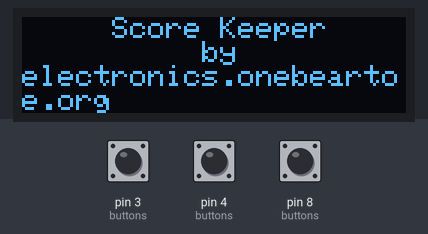
This sketch was run on a simulated Teensy 4. Parts: 128×32 one-colour display. Inputs (shaded band) come from the test bench; at power-on: pin 3 (buttons) HIGH, pin 4 (buttons) HIGH, pin 8 (buttons) HIGH. The display library's start-up logo is not drawn; what the sketch prints to the serial monitor is not drawn.

Above: at 2.2 s.
2.3 s: pin 3 (buttons) pulled LOW for 0.15 s
3.9 s: pin 4 (buttons) pulled LOW for 0.15 s
5.5 s: pin 3 (buttons) pulsed LOW 2 times (0.12 s each, 0.3 s apart)
Timing chart, 0 to 8.5 s (numbered marks = the images above; inputs shaded):
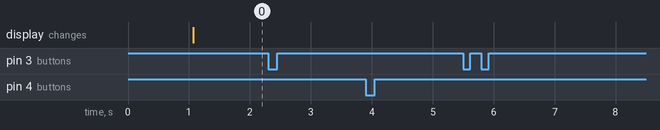

Measured:
- after the input at 2.3 s, every drawn part: stays the same
- after the input at 3.9 s, every drawn part: stays the same
- after the input at 5.5 s, every drawn part: stays the same

The sketch:

huzza_feather_oled_wing_score_keeper_badge.ino
```cpp
/**
 *
 * This code demonstrates how to debounce the 3 buttons on the Adafruit OLED
 * Feather Wing.  See the 'if (justreleased[i])' conditional in the loop() function
 * to see how/where to execute code when one of the buttons is released after being pressed.
 *
 * source code originally from
 *
 *    https://learn.adafruit.com/adafruit-oled-featherwing?view=all
 *
 * This project works with esp8266 Community version 2.2.0 (or better) library for Arduino 1.6.13
 *
 * uses the following products
 *
 *    FeatherWing OLED - 128x32
 *
 *          https://www.adafruit.com/products/2900
 *
 *    Feather 32u4 Bluefruit LE
 *
 *          https://www.adafruit.com/products/2829
 */

#include <SPI.h>
#include <Wire.h>
#include <Adafruit_GFX.h>
#include <Adafruit_SSD1306.h>

Adafruit_SSD1306 oled = Adafruit_SSD1306();

#if defined(ESP8266)
  #define BUTTON_A 0
  #define BUTTON_B 16
  #define BUTTON_C 2
  #define LED      0
#elif defined(ARDUINO_STM32F2_FEATHER)
  #define BUTTON_A PA15
  #define BUTTON_B PC7
  #define BUTTON_C PC5
  #define LED PB5
#elif defined(TEENSYDUINO)
  #define BUTTON_A 4
  #define BUTTON_B 3
  #define BUTTON_C 8
  #define LED 13
#else
  #define BUTTON_A 9
  #define BUTTON_B 6
  #define BUTTON_C 5
  #define LED      13
#endif

#if (SSD1306_LCDHEIGHT != 32)
// TODO: Uncomment this next line for production.
//       It is only commented because Netbeans takes it for an unrecognized command
//       and syntax highlighting is broken after this line.
// #error("Height incorrect, please fix Adafruit_SSD1306.h!");
#endif

// here is where we define the buttons that we'll use. button "1" is the first, button "6" is the 6th, etc
byte buttons[] = {BUTTON_A, BUTTON_B, BUTTON_C};
// This handy macro lets us determine how big the array up above is, by checking the size
#define NUMBUTTONS sizeof(buttons)
// we will track if a button is just pressed, just released, or 'currently pressed'
byte pressed[NUMBUTTONS], justpressed[NUMBUTTONS], justreleased[NUMBUTTONS];

const int P1_STATE = 1;
const int P2_STATE = 2;

int state = P1_STATE;

// TODO: DELETE THESE ONCE NETWORKING IS IMPLEMENTED
int p1Score = 0;
int p2Score = 0;

char  displayText [4][50];

#define DEBOUNCE     10 // button debouncer, how many ms to debounce, 5+ ms is usually plenty

//int HUE;

void aButtonPressed()
{
    if(state == P1_STATE)
    {
        p1Score++;
    }
    else if(state == P2_STATE)
    {
        p2Score++;
    }
    else
    {
        Serial.println("ERROR: an unknown state was found: " + state);
    }

    oled.display();
}

/**
 * This function is called when ever the 'mode' button is pressed.
 */
void bButtonPressed()
{
    char * stateLabel;
    if(state == P1_STATE)
    {
        state = P2_STATE;
        stateLabel = "Player1";
    }
    else if(state == P2_STATE)
    {
        state = P1_STATE;
        stateLabel = "Player2";
    }

    Serial.printf("state changed to %s", stateLabel);
}

void cButtonPressed()
{
    if(state == P1_STATE)
    {
        p1Score--;
    }
    else if(state == P2_STATE)
    {
        p2Score--;
    }

    // TODO: Implement the rest
}

void check_switches()
{
    static byte previousstate[NUMBUTTONS];
    static byte currentstate[NUMBUTTONS];
    static long lasttime;
    byte index;

    if (millis() < lasttime)
    {
        // we wrapped around, lets just try again
       lasttime = millis();
    }

    if ((lasttime + DEBOUNCE) > millis())
    {
      // not enough time has passed to debounce
      return;
    }

    // ok we have waited DEBOUNCE milliseconds, lets reset the timer
    lasttime = millis();

    for (index = 0; index<NUMBUTTONS; index++)
    {
        // when we start, we clear out the "just" indicators
        justreleased[index] = 0;

        currentstate[index] = digitalRead(buttons[index]);   // read the button

        if (currentstate[index] == previousstate[index])
        {
          if ((pressed[index] == LOW) && (currentstate[index] == LOW))
          {
              // just pressed
              justpressed[index] = 1;
          }
          else if ((pressed[index] == HIGH) && (currentstate[index] == HIGH))
          {
              // just released
              justreleased[index] = 1;
          }
          pressed[index] = !currentstate[index];  // remember, digital HIGH means NOT pressed
        }
        //Serial.println(pressed[index], DEC);
        previousstate[index] = currentstate[index];   // keep a running tally of the buttons
    }
}

void displayScore()
{
    oled.clearDisplay();
    oled.setCursor(0,0);
    oled.print("P1: ");
    oled.print(p1Score);
    oled.print(" - P2:");
    oled.print(p2Score);
    oled.display();
}

void loop()
{
    // when we check the switches we'll get the current state
    check_switches();

    for (byte i = 0; i<NUMBUTTONS; i++)
    {
        if (pressed[i])
        {
            // is the button pressed down at this moment
            Serial.printf("button %d is pressed.\n", i);
        }

        // this is the code block to use for detecting button presses (when the
        // button is actually releaed).
        if (justreleased[i])
        {
            if (i == 0)
            {
              Serial.printf("button %d is released.\n", i);

              aButtonPressed();
            }
            else if (i == 1)
            {
                Serial.printf("button B is released.\n", i);

                bButtonPressed();
            }
            else if (i == 2)
            {
                Serial.printf("button %d is released.\n", i);

                cButtonPressed();
            }

            for (byte i=0; i<NUMBUTTONS; i++)
            {
                // remember, check_switches() will necessitate clearing the 'just pressed' flag
                justpressed[i] = 0;
            }
        }
    }

    delay(10);
    yield();
    oled.display();
}

void setup()
{
    Serial.begin(9600);

    Serial.println("OLED FeatherWing test");
    // by default, we'll generate the high voltage from the 3.3v line internally! (neat!)
    oled.begin(SSD1306_SWITCHCAPVCC, 0x3C);  // initialize with the I2C addr 0x3C (for the 128x32)
    // init done
    Serial.println("OLED begun");

    // Show image buffer on the OLED display hardware.
    // Since the buffer is intialized with an Adafruit splashscreen
    // internally, this will display the splashscreen.
    oled.display();
    delay(1000);

    // Clear the buffer.
    oled.clearDisplay();
    oled.display();

    Serial.println("Score Keeper Badge");

    // set the button pins as inputs and enable their pull-up resistors
    for (int i=0; i<NUMBUTTONS; i++)
    {
      pinMode(buttons[i], INPUT_PULLUP);
    }

    oled.setTextSize(1);
    oled.setTextColor(WHITE);
    oled.setCursor(0,0);
    oled.println("     Score Keeper");
    oled.println("          by");
    oled.println("electronics.onebeartoe.org");
    oled.setCursor(0,0);

    oled.display(); // actually display all of the above on the OLED
}
```
